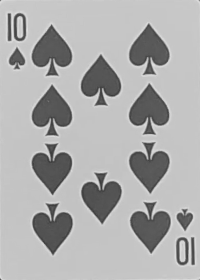
#> input picture templates/cards/10_picas.png, 200 x 280 px
$ python -i card_recognizer_v3.py   (imports and definitions only)
#> lines starting #> are read from the running program, lines starting #| are printed output that depends on the picture; after the words box and inside, x2 and y2 are one past the last pixel; in counts of white or black regions, pixels touching at a corner belong together
#> further down, picture is the input picture: shape (280, 200, 3); min 57, max 228, mean 172.5
import cv2
import numpy as np
import os
from config import CARD_VALUES, CARD_SUITS, SUIT_SYMBOLS, CARD_WIDTH, CARD_HEIGHT


class CardRecognizerV3:
    """
    Reconocedor usando diferencia absoluta de píxeles.
    Compara imágenes binarizadas - menor diferencia = mejor match.
    """

    def __init__(self, templates_path='templates/cards'):
        """Inicializa el reconocedor cargando las plantillas."""
        self.templates_path = templates_path
        self.card_templates = {}  # {(valor, palo): imagen_binarizada}
        self.templates_loaded = False

        self.load_templates()

    def load_templates(self):
        """Carga todas las plantillas de cartas."""
        os.makedirs(self.templates_path, exist_ok=True)

        count = 0
        for value in CARD_VALUES:
            for suit in CARD_SUITS:
                filename = f"{value}_{suit}.png"
                filepath = os.path.join(self.templates_path, filename)

                if os.path.exists(filepath):
                    img = cv2.imread(filepath, cv2.IMREAD_GRAYSCALE)
                    if img is not None:
                        # Redimensionar al tamaño estándar
                        img = cv2.resize(img, (CARD_WIDTH, CARD_HEIGHT))
                        # Umbralizar para obtener imagen binaria
                        _, img_thresh = cv2.threshold(img, 150, 255, cv2.THRESH_BINARY)
                        self.card_templates[(value, suit)] = img_thresh
                        count += 1

        self.templates_loaded = count > 0

        if count > 0:
            print(f"✓ Plantillas cargadas: {count}/52")
        else:
            print("⚠ No hay plantillas. Ejecuta 'python capture_cards.py' primero.")

    def preprocess_card(self, card_image):
        """
        Preprocesa la carta para comparación.
        Convierte a escala de grises, redimensiona y umbraliza.
        """
        # Convertir a escala de grises si es necesario
        if len(card_image.shape) == 3:
            gray = cv2.cvtColor(card_image, cv2.COLOR_BGR2GRAY)
        else:
            gray = card_image.copy()

        # Redimensionar al tamaño estándar
        gray = cv2.resize(gray, (CARD_WIDTH, CARD_HEIGHT))

        # Umbralizar a binario
        _, thresh = cv2.threshold(gray, 150, 255, cv2.THRESH_BINARY)
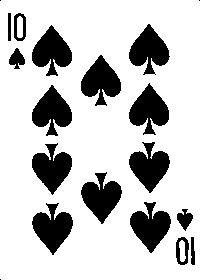
#> thresh: shape (280, 200); 77.3% white; 19 black regions (3 under 20 px), largest, box (x1, y1, x2, y2) and area: (32, 203, 73, 255) 1193, (81, 172, 122, 224) 1185, (130, 202, 171, 253) 1182

        return thresh

    def compare_cards(self, card_thresh, template_thresh):
        """
        Compara dos imágenes binarizadas usando diferencia absoluta.
        Retorna la suma de diferencias (menor = más similar).
        """
        diff = cv2.absdiff(card_thresh, template_thresh)
        score = np.sum(diff)
        return score

    def recognize_card(self, card_image):
        """
        Reconoce una carta comparándola con todas las plantillas.
        Prueba tanto orientación normal como rotada 180°.
        """
        if not self.card_templates:
            return {
                'value': None,
                'suit': None,
                'confidence': 0,
                'suit_symbol': '?'
            }

        # Preprocesar la carta de entrada
        card_thresh = self.preprocess_card(card_image)

        # También preparar versión rotada 180°
        card_thresh_rotated = cv2.rotate(card_thresh, cv2.ROTATE_180)
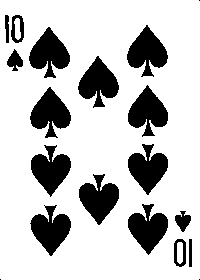
#> card_thresh_rotated: shape (280, 200); 77.3% white; 19 black regions (3 under 20 px), largest, box (x1, y1, x2, y2) and area: (127, 25, 168, 77) 1193, (78, 56, 119, 108) 1185, (29, 27, 70, 78) 1182

        best_match = None
        min_diff = float('inf')

        # Comparar con cada plantilla
        for (value, suit), template in self.card_templates.items():
            # Comparar orientación normal
            diff_normal = self.compare_cards(card_thresh, template)

            # Comparar orientación rotada
            diff_rotated = self.compare_cards(card_thresh_rotated, template)

            # Usar el mejor de los dos
            diff = min(diff_normal, diff_rotated)

            if diff < min_diff:
                min_diff = diff
                best_match = (value, suit)
#> this loop made 1 pass
#> (diff_normal, diff_rotated, diff, min_diff) on pass 1: (0, 1009290, 0, 0)
#> pass 1, in compare_cards (call 2), `diff = cv2.absdiff(card_thresh, template_thresh)`:
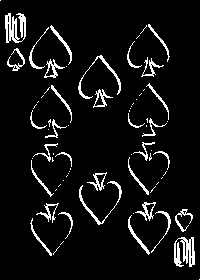
#> diff: shape (280, 200); 7.1% white in thin lines or dots
#> after the loop, best_match = ('10', 'picas'); min_diff = 0

        if best_match:
            value, suit = best_match
#> value = '10'; suit = 'picas'

            # Calcular confianza (invertir: menor diff = mayor confianza)
            # Normalizar aproximadamente entre 0 y 1
            max_possible_diff = CARD_WIDTH * CARD_HEIGHT * 255
            confidence = 1.0 - (min_diff / max_possible_diff)
#> confidence = 1

            return {
                'value': value,
                'suit': suit,
                'confidence': confidence,
                'suit_symbol': SUIT_SYMBOLS.get(suit, '?'),
                'diff_score': min_diff
            }

        return {
            'value': None,
            'suit': None,
            'confidence': 0,
            'suit_symbol': '?'
        }

    def recognize_cards(self, cards):
        """Reconoce múltiples cartas."""
        results = []
        for card in cards:
            result = self.recognize_card(card['card_image'])
            results.append(result)
        return results

>>> import cv2
>>> picture = cv2.imread('templates/cards/10_picas.png')
>>> result = CardRecognizerV3().recognize_card(picture)
#> result = {'value': '10', 'suit': 'picas', 'confidence': 1, 'suit_symbol': '♠', 'diff_score': 0}
